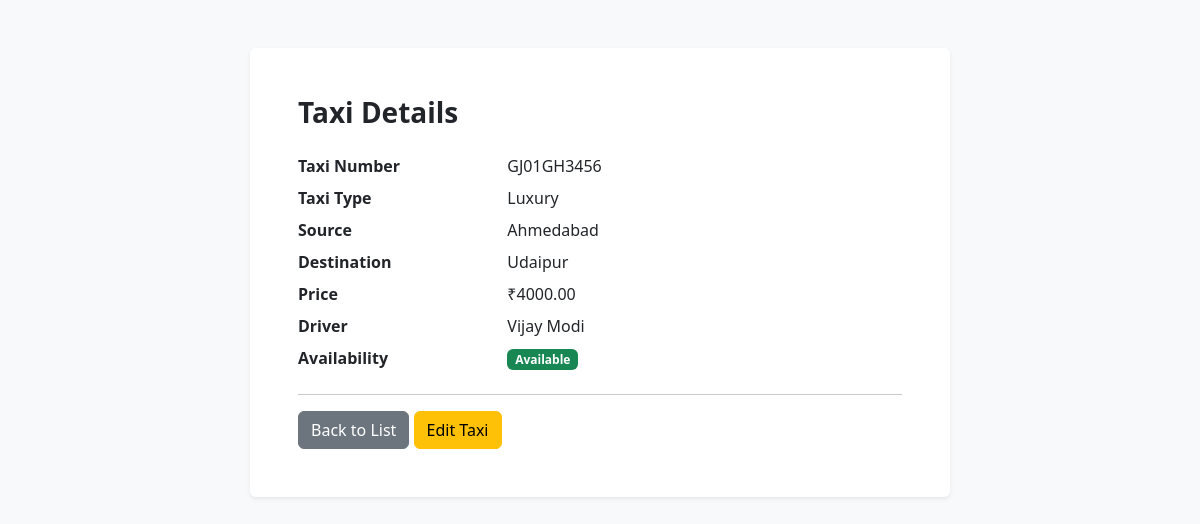
/taxis/4/ (signed in), run on an earlier commit of the app's database.
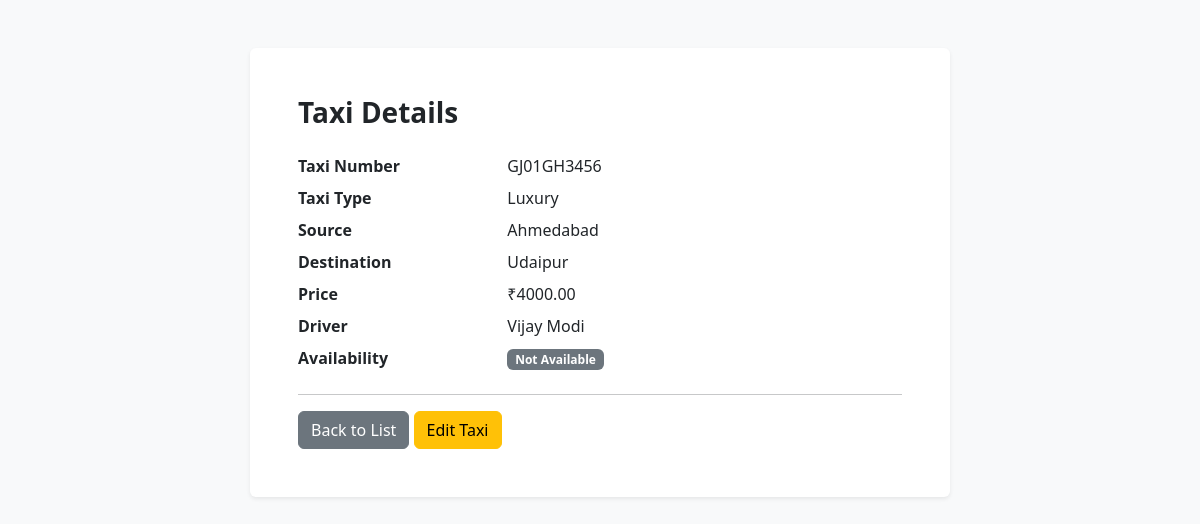
And on a later commit of the database.
### core/views.py (the view)
@user_passes_test(
    lambda user: user.is_authenticated and user.is_staff,
    login_url='admin_login',
)
def admin_taxi_detail(request, taxi_id):
    taxi = get_object_or_404(
        Taxi.objects.select_related('driver'),
        pk=taxi_id,
    )
    return render(
        request,
        'core/admin_taxi_detail.html',
        {'taxi': taxi},
    )

### core/templates/core/admin_taxi_detail.html (shortened to what this page needs)
<!DOCTYPE html>
<html lang="en">
<head>
    <link href="https://cdn.jsdelivr.net/npm/bootstrap@5.3.3/dist/css/bootstrap.min.css"
          rel="stylesheet">
</head>
<body class="bg-light">
<div class="container py-5">
    <div class="card border-0 shadow-sm mx-auto"
         style="max-width:700px">
        <div class="card-body p-4 p-md-5">
            <h1 class="h3 fw-bold mb-4">Taxi Details</h1>
            <dl class="row">
                <dt class="col-sm-4">Taxi Number</dt>
                <dd class="col-sm-8">{{ taxi.number }}</dd>
                <dt class="col-sm-4">Taxi Type</dt>
                <dd class="col-sm-8">{{ taxi.type }}</dd>
                <dt class="col-sm-4">Source</dt>
                <dd class="col-sm-8">{{ taxi.source }}</dd>
                <dt class="col-sm-4">Destination</dt>
                <dd class="col-sm-8">{{ taxi.destination }}</dd>
                <dt class="col-sm-4">Price</dt>
                <dd class="col-sm-8">₹{{ taxi.price|floatformat:2 }}</dd>
                <dt class="col-sm-4">Driver</dt>
                <dd class="col-sm-8">{{ taxi.driver.name|default:"Not assigned" }}</dd>
                <dt class="col-sm-4">Availability</dt>
                <dd class="col-sm-8">
                    {% if taxi.availability %}
                        <span class="badge bg-success">Available</span>
                    {% else %}
                        <span class="badge bg-secondary">Not Available</span>
                    {% endif %}
                </dd>
            </dl>
            <hr>
            <a href="{% url 'admin_taxi_list' %}"
               class="btn btn-secondary">Back to List</a>
            <a href="{% url 'admin_taxi_edit' taxi.id %}"
               class="btn btn-warning">Edit Taxi</a>
        </div>
    </div>
</div>
</body>
</html>

What changed in the data, as far as the page shows it:
changed Taxi "GJ01GH3456": availability True → False (drawn)
Also different on the page:
text no longer shown: "Available"
text now shown: "Not Available"
